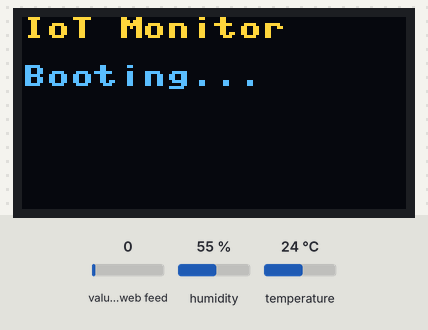
Bench run of a program on a simulated MicroPython board. On the bench: 128×64 one-colour display. The inputs (shaded band) are chosen by the test bench; at power-on: value of the web feed 0, humidity 55 %, temperature 24 °C. The OLED is the two-colour kind (top 16 rows yellow); requests to the public web service named in the program get a made-up reply in its usual format after 0.4 s (London, UTC, broken clouds, 64 % humidity, 1013 hPa unless stated); what the program prints to the serial console is not drawn.

Above: at 0.1 s.
At 0.9 s:
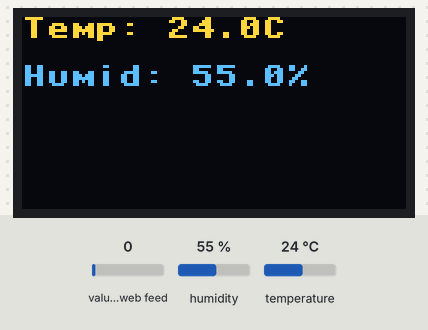

The program:

thing2.py
```python
import machine
import dht
import urequests
import time
import ujson
from machine import Pin, SoftI2C
import ssd1306

# Configuration
THINGSPEAK_API_KEY = "N70OSU5TQXAU14DG"
THINGSPEAK_WRITE_URL = "https://api.thingspeak.com/update"

THINGSPEAK_READ_API_KEY = "27FYDGZOC33UJH3U"
THINGSPEAK_ALERTS_URL = "https://api.thingspeak.com/channels/2924689/feeds/last.json"

DHT_PIN = 4
CHECK_INTERVAL = 30

# Initialize hardware
dht_sensor = dht.DHT11(Pin(DHT_PIN))
i2c = SoftI2C(scl=Pin(9), sda=Pin(8))
oled = ssd1306.SSD1306_I2C(128, 64, i2c)

def read_sensor():
    try:
        dht_sensor.measure()
        temp = dht_sensor.temperature()
        humidity = dht_sensor.humidity()
        return temp, humidity
    except Exception as e:
        print("Sensor read error:", e)
        return None, None

def send_to_thingspeak(temp, humidity):
    try:
        url = f"{THINGSPEAK_WRITE_URL}?api_key={THINGSPEAK_API_KEY}&field1={temp}&field2={humidity}"
        response = urequests.get(url)
        print("ThingSpeak update:", response.text)
        response.close()
        return True
    except Exception as e:
        print("ThingSpeak send error:", e)
        return False

def get_thingspeak_alerts():
    try:
        url = f"{THINGSPEAK_ALERTS_URL}?api_key={THINGSPEAK_READ_API_KEY}"
        response = urequests.get(url)
        data = ujson.loads(response.text)
        response.close()
        alert = data.get('field3', None)
        return alert if alert and alert != "0" else None
    except Exception as e:
        print("ThingSpeak alert fetch error:", e)
        return None

def display_status(temp, humidity, alert=None):
    oled.fill(0)
    oled.text(f"Temp: {temp:.1f}C", 0, 0)
    oled.text(f"Humid: {humidity:.1f}%", 0, 16)
    if alert:
        oled.text("ALERT:", 0, 48)
        oled.text(alert[:16], 0, 56)
    oled.show()

def main():
    oled.fill(0)
    oled.text("IoT Monitor", 0, 0)
    oled.text("Booting...", 0, 16)
    oled.show()
    print("IoT Monitoring...")
    print("Booting...")

    while True:
        temp, humidity = read_sensor()
        if temp is None or humidity is None:
            print("Failed to read sensor data. Retrying...")
            time.sleep(2)
            continue

        send_success = send_to_thingspeak(temp, humidity)
        if send_success:
            alert = get_thingspeak_alerts()


        display_status(temp, humidity,alert)
        print(temp, humidity)
        print(alert)


        print(f"Waiting {CHECK_INTERVAL} seconds")
        time.sleep(CHECK_INTERVAL)

if __name__ == "__main__":
    main()
```
